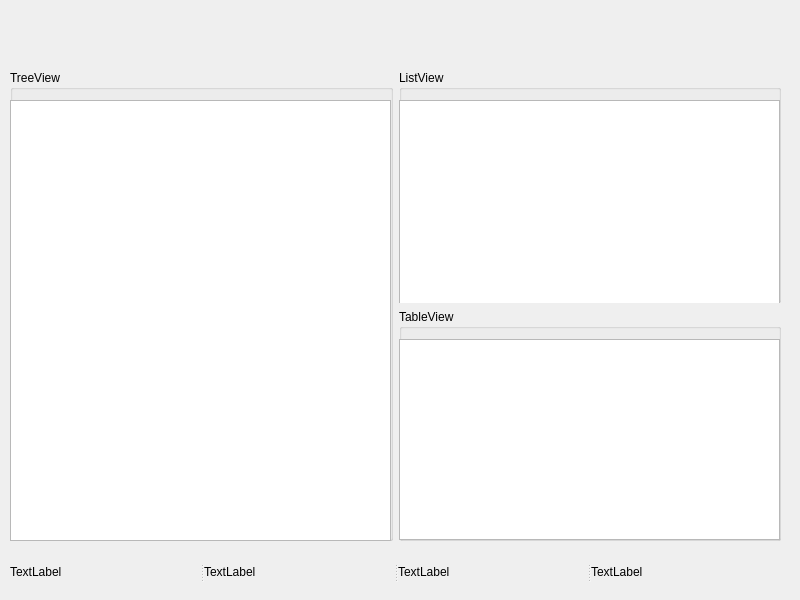
<?xml version="1.0" encoding="UTF-8"?>
<ui version="4.0">
 <class>MainWindow</class>
 <widget class="QMainWindow" name="MainWindow">
  <property name="geometry">
   <rect>
    <x>0</x>
    <y>0</y>
    <width>800</width>
    <height>600</height>
   </rect>
  </property>
  <property name="windowTitle">
   <string>MainWindow</string>
  </property>
  <widget class="QWidget" name="centralwidget">
   <widget class="QWidget" name="">
    <property name="geometry">
     <rect>
      <x>0</x>
      <y>0</y>
      <width>2</width>
      <height>2</height>
     </rect>
    </property>
    <layout class="QVBoxLayout" name="verticalLayout"/>
   </widget>
   <widget class="QWidget" name="">
    <property name="geometry">
     <rect>
      <x>0</x>
      <y>0</y>
      <width>2</width>
      <height>2</height>
     </rect>
    </property>
    <layout class="QVBoxLayout" name="verticalLayout_2"/>
   </widget>
   <widget class="QWidget" name="">
    <property name="geometry">
     <rect>
      <x>10</x>
      <y>70</y>
      <width>771</width>
      <height>471</height>
     </rect>
    </property>
    <layout class="QHBoxLayout" name="horizontalLayout">
     <item>
      <widget class="QGroupBox" name="groupBox_3">
       <property name="title">
        <string>TreeView</string>
       </property>
       <widget class="QTreeView" name="treeView">
        <property name="geometry">
         <rect>
          <x>0</x>
          <y>30</y>
          <width>381</width>
          <height>441</height>
         </rect>
        </property>
       </widget>
      </widget>
     </item>
     <item>
      <layout class="QVBoxLayout" name="verticalLayout_3">
       <item>
        <widget class="QGroupBox" name="groupBox_2">
         <property name="title">
          <string>ListView</string>
         </property>
         <widget class="QListView" name="listView">
          <property name="geometry">
           <rect>
            <x>0</x>
            <y>30</y>
            <width>381</width>
            <height>211</height>
           </rect>
          </property>
         </widget>
        </widget>
       </item>
       <item>
        <widget class="QGroupBox" name="groupBox">
         <property name="title">
          <string>TableView</string>
         </property>
         <widget class="QTableView" name="tableView">
          <property name="geometry">
           <rect>
            <x>0</x>
            <y>30</y>
            <width>381</width>
            <height>201</height>
           </rect>
          </property>
         </widget>
        </widget>
       </item>
      </layout>
     </item>
    </layout>
   </widget>
   <widget class="QSplitter" name="splitter">
    <property name="geometry">
     <rect>
      <x>10</x>
      <y>560</y>
      <width>771</width>
      <height>23</height>
     </rect>
    </property>
    <property name="orientation">
     <enum>Qt::Horizontal</enum>
    </property>
    <widget class="QLabel" name="label">
     <property name="text">
      <string>TextLabel</string>
     </property>
    </widget>
    <widget class="QLabel" name="label_2">
     <property name="text">
      <string>TextLabel</string>
     </property>
    </widget>
    <widget class="QLabel" name="label_3">
     <property name="text">
      <string>TextLabel</string>
     </property>
    </widget>
    <widget class="QLabel" name="label_4">
     <property name="text">
      <string>TextLabel</string>
     </property>
    </widget>
   </widget>
  </widget>
 </widget>
 <resources/>
 <connections/>
</ui>
